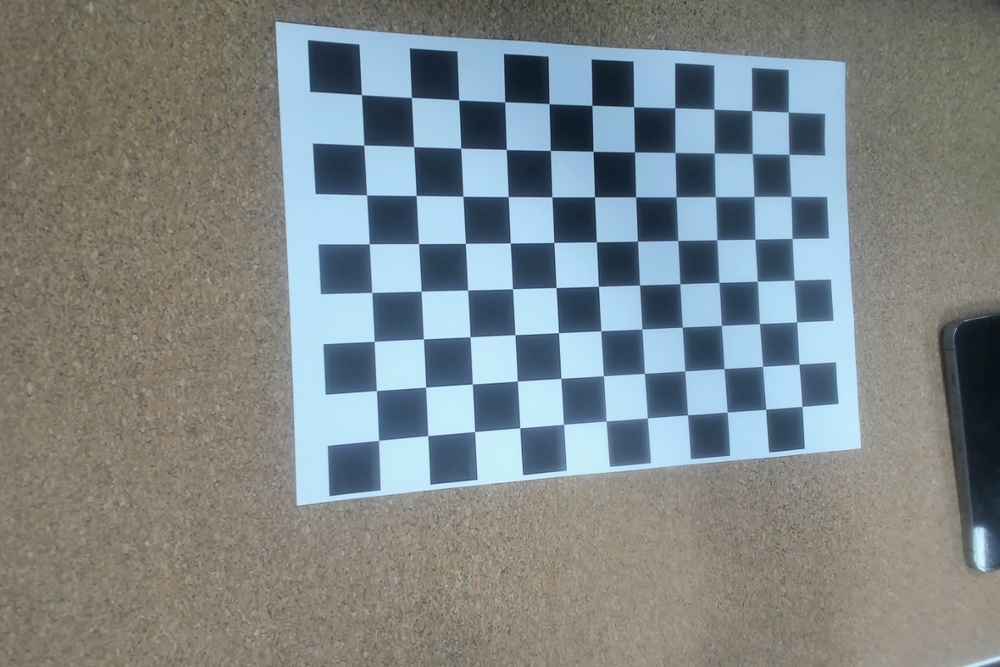
#> input picture img/img_0.jpg, 1000 x 667 px, shrunk from 1440 x 960 before the run; its folder holds only this picture in this run
$ python calibration_IR.py
#> lines starting #> are read from the running program, lines starting #| are printed output that depends on the picture; after the words box and inside, x2 and y2 are one past the last pixel; in counts of white or black regions, pixels touching at a corner belong together; long printed decimals are rounded
import os
import cv2 as cv
import numpy as np
import glob


CORNER_SHAPE = (11, 8)
SIZE_PER_GRID = 0.02

def calibrationSingle(imgDir):
#> called with imgDir = './img'
    width, height = CORNER_SHAPE
    cornerPointInt = np.zeros((width * height, 3), np.float32)
    cornerPointInt[:,:2] = np.mgrid[0:width, 0:height].T.reshape(-1, 2)
    cornerWorld = cornerPointInt * SIZE_PER_GRID

    objPoints = []
    imgPoints = []
    images = os.listdir(imgDir)
    for imgName in images:
        img = cv.imread(imgDir + '/' + imgName)
#> img is the input picture: shape (667, 1000, 3); mean B, G, R 136.1, 134.5, 126.5
        imgGray = cv.cvtColor(img, cv.COLOR_BGR2GRAY)
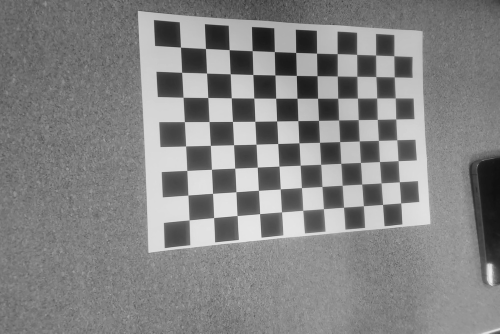
#> imgGray: shape (667, 1000) (shown at 1/2 size); min 15, max 238, mean 132.3
        ret, cornerPointImage = cv.findChessboardCorners(imgGray, (width, height), None)
#> ret = True; cornerPointImage = 88 rows, first 8: [361.4, 94.62], [411.4, 97.43], [458.7, 99.87], [504.7, 101.8], [549, 103.6], [591.9, 105.3], [633.6, 106.7], [674.8, 107.7]
        if ret:
            objPoints.append(cornerWorld)
            imgPoints.append(cornerPointImage)
            cv.drawChessboardCorners(img, (width, height), cornerPointImage, ret)
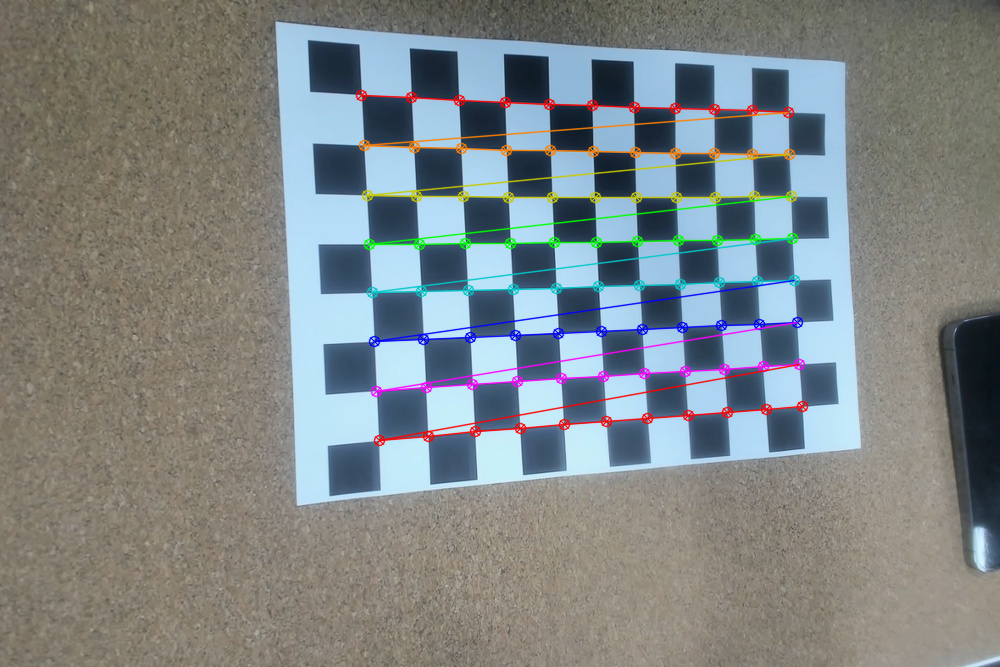
#> img: shape (667, 1000, 3); 3.86% of pixels changed, all inside (x1, y1, x2, y2) = (355, 89, 809, 447)
            cv.imshow('Corners', img)
            cv.waitKey(1)
    cv.destroyAllWindows()

    ret, matInter, coeDis, vRot, vTrans = cv.calibrateCamera(objPoints, imgPoints, imgGray.shape[::-1], None, None)
#> ret = 2.07; matInter = [[13834.1, 0, 560.5], [0, 40519.5, 236.7], [0, 0, 1]]; coeDis = [[54.64, -1007.4, -0.169, -1.93, -8.53]]; vRot = ([-1.2, -0.044, -0.0348],); vTrans = ([-0.0851, -0.0205, 6.46],)
    print(('ret:'), ret)
#| ret: 2.075
    print(('internal matrix:\n'), matInter)
#| internal matrix:
#|  [[1.38340726e+04 0.00000000e+00 5.60459142e+02]
#|  [0.00000000e+00 4.05195091e+04 2.36682239e+02]
#|  [0.00000000e+00 0.00000000e+00 1.00000000e+00]]
    print(('distortion coefficients:\n'), coeDis)
#| distortion coefficients:
#|  [[ 5.46389204e+01 -1.00739692e+03 -1.68761607e-01 -1.92786233e+00
#|   -8.52531803e+00]]
    print(('rotation vectors:\n'), vRot)
#| rotation vectors:
#|  (array([[-1.203],
#|        [-0.04396],
#|        [-0.03476]]),)
    print(('transformation vectors:\n'), vTrans)
#| transformation vectors:
#|  (array([[-0.08512],
#|        [-0.02046],
#|        [ 6.459 ]]),)

    total_error = 0
    for i in range(len(objPoints)):
        imgPointsRepo, _ = cv.projectPoints(objPoints[i], vRot[i], vTrans[i], matInter, coeDis)
        error = cv.norm(imgPoints[i], imgPointsRepo, cv.NORM_L2) / len(imgPointsRepo)
        total_error += error
#> this loop made 1 pass
#> (error, total_error) on pass 1: (0.221, 0.221)
#> after the loop, total_error = 0.221
    print('Average error of repro:', total_error / len(objPoints))
#| Average error of repro: 0.2212

    return matInter, coeDis

def deDistortion(imgDir, saveDir, matInter, coeDis):
    images = os.listdir(imgDir)
    for imgName in images:
        img = cv.imread(imgDir + '/' + imgName)
        width, height = img.shape[:2]
        imgNew, roi = cv.getOptimalNewCameraMatrix(matInter, coeDis, (width, height), 0, (width, height))
        dst = cv.undistort(img, matInter, coeDis, None, imgNew)
        # x, y, width, height = roi
        # dst = dst[y:y + height, x:x + width]
        cv.imwrite(saveDir + os.sep + imgName, dst)
    print('Successfully Save')

if __name__ == '__main__':
    imgDir = "./img"
    matInter, coeDis = calibrationSingle(imgDir)
#> coeDis = [[54.64, -1007.4, -0.169, -1.93, -8.53]]
    saveDir = "./imgSave"
    if (not os.path.exists(saveDir)):
        os.makedirs(saveDir)
    deDistortion(imgDir, saveDir, matInter, coeDis)
#> in deDistortion, `imgNew, roi = cv.getOptimalNewCameraMatrix(matInter, coeDis, (width, h..`: imgNew = [[16726.5, 0, 532.7], [0, 48184, 229.1], [0, 0, 1]]; roi = (0, 0, 666, 999)
#> in deDistortion, `dst = cv.undistort(img, matInter, coeDis, None, imgNew)`:
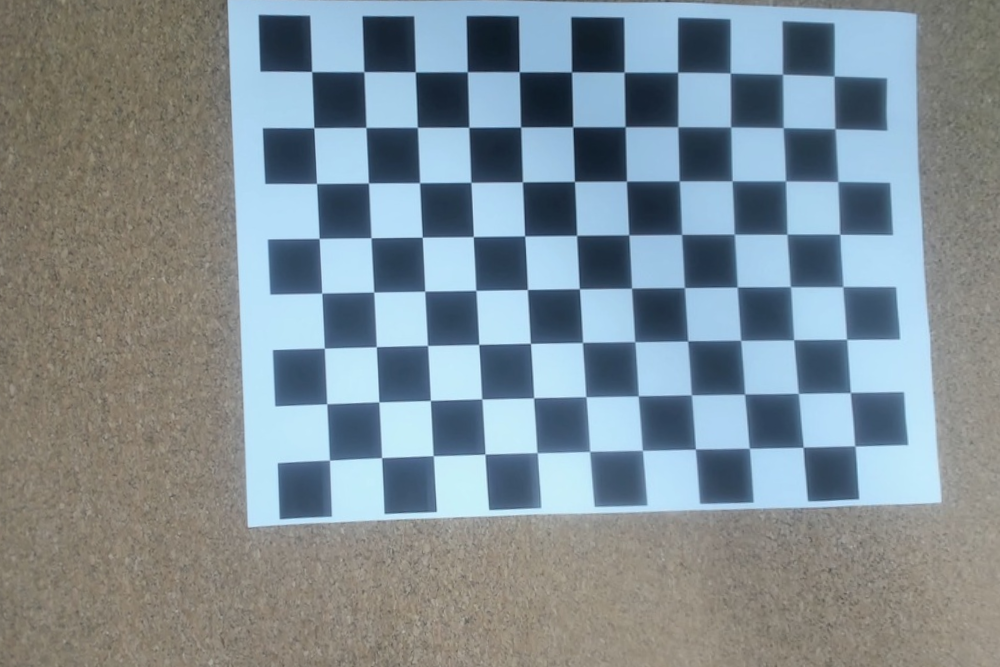
#> dst: shape (667, 1000, 3); mean B, G, R 148.4, 141.2, 127.7

$ run again, on img/img_12.jpg
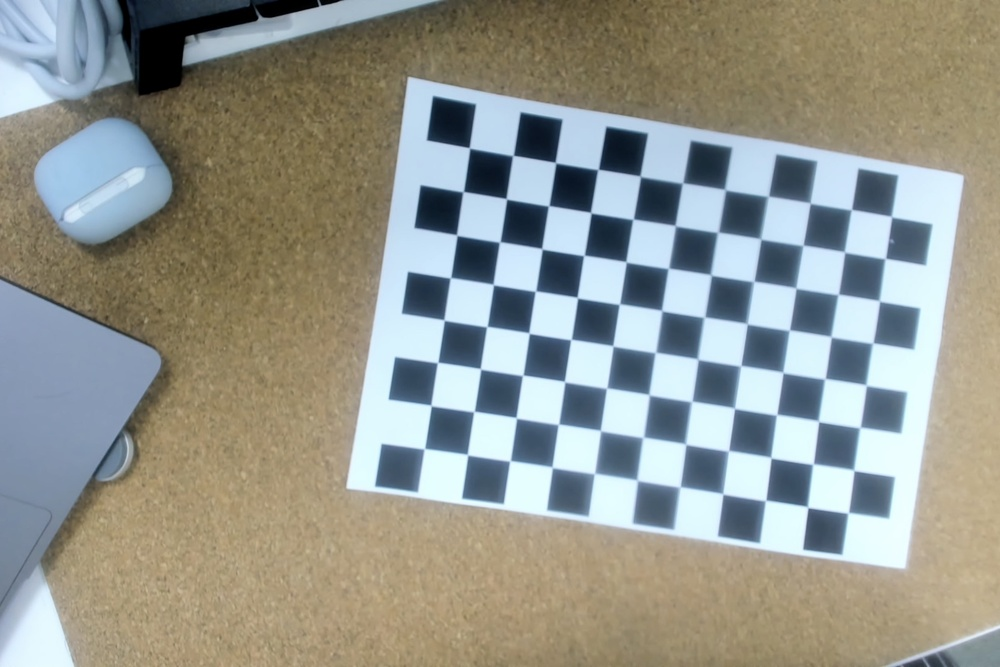
#> input picture img/img_12.jpg, 1000 x 667 px, shrunk from 1977 x 1318 before the run
#> in calibrationSingle, img is the input picture: shape (667, 1000, 3); mean B, G, R 142.3, 150.3, 147.8
#> in calibrationSingle, `imgGray = cv.cvtColor(img, cv.COLOR_BGR2GRAY)`:
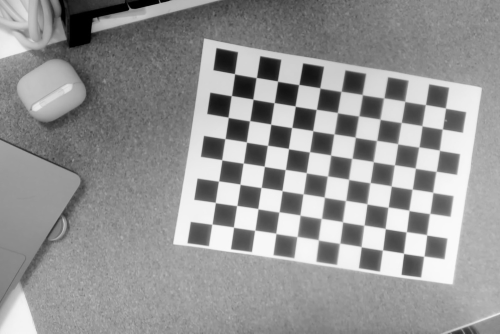
#> imgGray: shape (667, 1000) (shown at 1/2 size); min 0, max 251, mean 148.6
#> in calibrationSingle, `ret, cornerPointImage = cv.findChessboardCorners(imgGray, (width, heig..`: ret = True; cornerPointImage = 88 rows, first 8: [469.1, 147.6], [513.3, 155.3], [555.2, 162.3], [598.5, 169.2], [639.7, 175.5], [682.9, 182.6], [725.4, 189.8], [769, 196]
#> img: shape (667, 1000, 3); 3.86% of pixels changed, all inside (x1, y1, x2, y2) = (419, 142, 899, 520)
#> in calibrationSingle, `ret, matInter, coeDis, vRot, vTrans = cv.calibrateCamera(objPoints, im..`: ret = 1.01; matInter = [[19465.2, 0, 301], [0, 20231.4, 264.5], [0, 0, 1]]; coeDis = [[-8.59, 0.024, 0.134, 0.0572, 4.22e-05]]; vRot = ([0.272, -0.0211, 0.149],); vTrans = ([0.0784, -0.0515, 9.04],)
#| ret: 1.007
#| internal matrix:
#|  [[1.94651737e+04 0.00000000e+00 3.00998605e+02]
#|  [0.00000000e+00 2.02313812e+04 2.64497808e+02]
#|  [0.00000000e+00 0.00000000e+00 1.00000000e+00]]
#| distortion coefficients:
#|  [[-8.58993079e+00  2.39861213e-02  1.34248410e-01  5.71890910e-02
#|    4.21580065e-05]]
#| rotation vectors:
#|  (array([[ 0.2717  ],
#|        [-0.02106],
#|        [ 0.1489]]),)
#| transformation vectors:
#|  (array([[ 0.07838],
#|        [-0.05147],
#|        [ 9.038]]),)
#> the loop in calibrationSingle, `for i in range(len(objPoints)):` made 1 pass
#> (error, total_error) on pass 1: (0.107, 0.107)
#> after the loop in calibrationSingle, `for i in range(len(objPoints)):`: total_error = 0.107
#| Average error of repro: 0.1074
#> `matInter, coeDis = calibrationSingle(imgDir)`: coeDis = [[-8.59, 0.024, 0.134, 0.0572, 4.22e-05]]
#> imgNew = [[19473.2, 0, 302.1], [0, 20254.6, 266.6], [0, 0, 1]]; roi = (0, 0, 666, 999)
#> in deDistortion, `dst = cv.undistort(img, matInter, coeDis, None, imgNew)`:
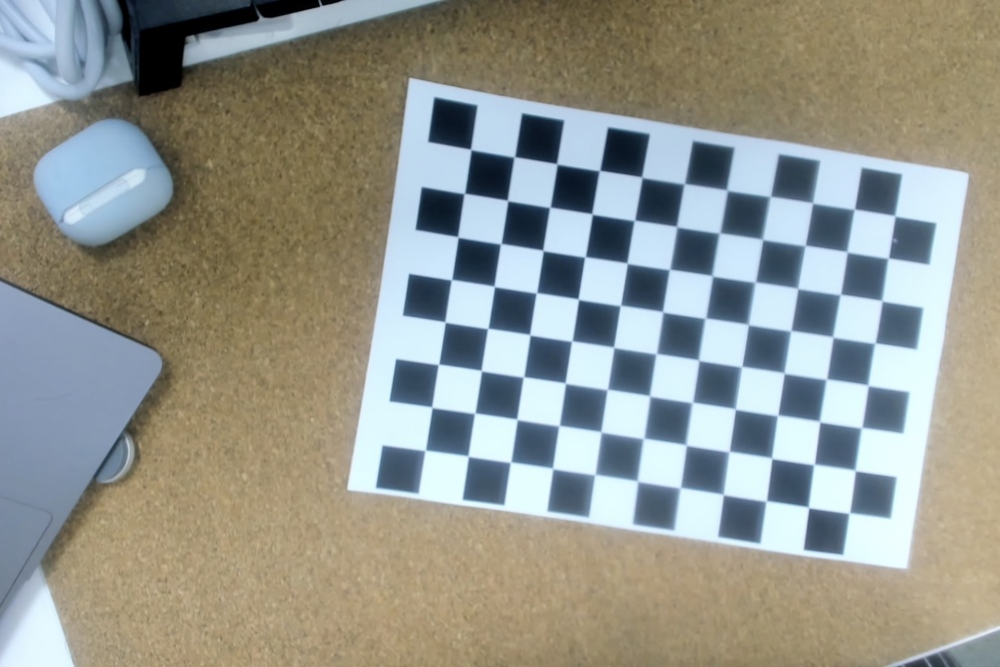
#> dst: shape (667, 1000, 3); mean B, G, R 142.3, 150.2, 147.6

$ run again, on img/img_13.jpg
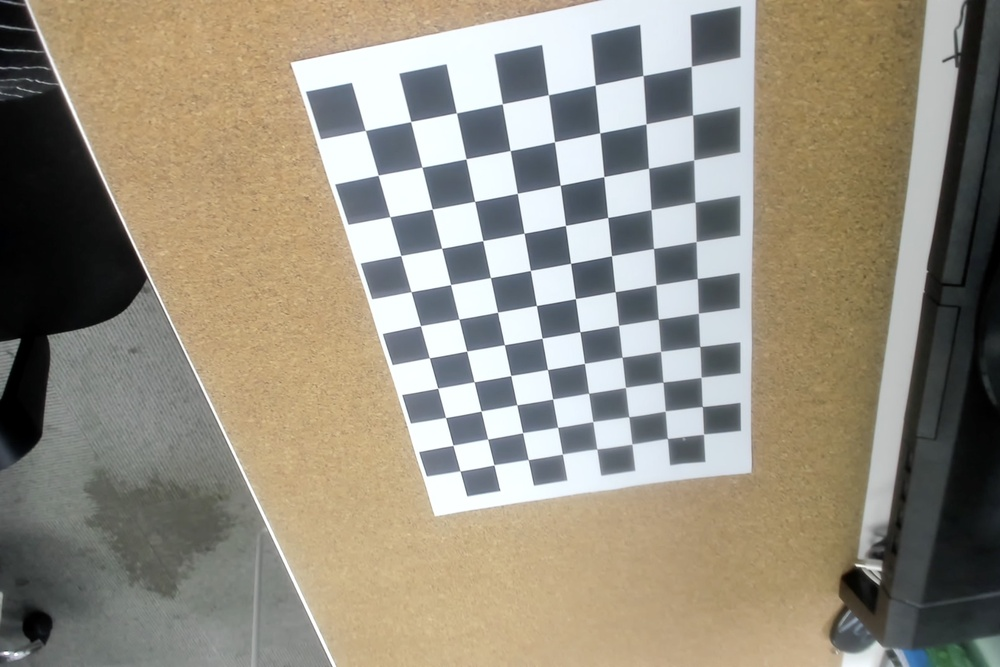
#> input picture img/img_13.jpg, 1000 x 667 px, shrunk from 1977 x 1318 before the run
#> in calibrationSingle, img is the input picture: shape (667, 1000, 3); mean B, G, R 127.2, 142.3, 149.1
#> in calibrationSingle, `imgGray = cv.cvtColor(img, cv.COLOR_BGR2GRAY)`:
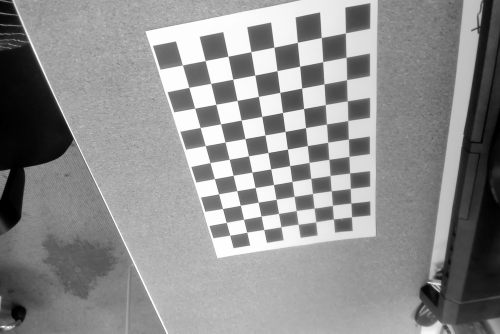
#> imgGray: shape (667, 1000) (shown at 1/2 size); min 0, max 255, mean 142.5
#> in calibrationSingle, `ret, cornerPointImage = cv.findChessboardCorners(imgGray, (width, heig..`: ret = True; cornerPointImage = 88 rows, first 8: [691.2, 66.34], [692.6, 115], [693.7, 159.9], [695, 202.2], [696.1, 241.6], [692, 273], [694, 321], [699.8, 346.5]
#> img: shape (667, 1000, 3); 3.37% of pixels changed, all inside (x1, y1, x2, y2) = (359, 60, 711, 478)
#> in calibrationSingle, `ret, matInter, coeDis, vRot, vTrans = cv.calibrateCamera(objPoints, im..`: ret = 1.29; matInter = [[972.1, 0, 534.8], [0, 1329.1, 312.9], [0, 0, 1]]; coeDis = [[0.634, -5.28, 0.0245, 0.0101, 13.74]]; vRot = ([0.695, -0.649, 1.3],); vTrans = ([0.0649, -0.0756, 0.411],)
#| ret: 1.289
#| internal matrix:
#|  [[9.72071675e+02 0.00000000e+00 5.34760709e+02]
#|  [0.00000000e+00 1.32908721e+03 3.12932468e+02]
#|  [0.00000000e+00 0.00000000e+00 1.00000000e+00]]
#| distortion coefficients:
#|  [[ 6.34197573e-01 -5.27561128e+00  2.44909263e-02  1.00976980e-02
#|    1.37366032e+01]]
#| rotation vectors:
#|  (array([[ 0.6945  ],
#|        [-0.6488],
#|        [ 1.305]]),)
#| transformation vectors:
#|  (array([[ 0.06492],
#|        [-0.07559],
#|        [ 0.4108]]),)
#> the loop in calibrationSingle, `for i in range(len(objPoints)):` made 1 pass
#> (error, total_error) on pass 1: (0.137, 0.137)
#> after the loop in calibrationSingle, `for i in range(len(objPoints)):`: total_error = 0.137
#| Average error of repro: 0.1374
#> `matInter, coeDis = calibrationSingle(imgDir)`: matInter = [[972.1, 0, 534.8], [0, 1329.1, 312.9], [0, 0, 1]]; coeDis = [[0.634, -5.28, 0.0245, 0.0101, 13.74]]
#> imgNew = [[1645.6, 0, 461.5], [0, 2099.9, 466], [0, 0, 1]]; roi = (0, 0, 666, 999)
#> in deDistortion, `dst = cv.undistort(img, matInter, coeDis, None, imgNew)`:
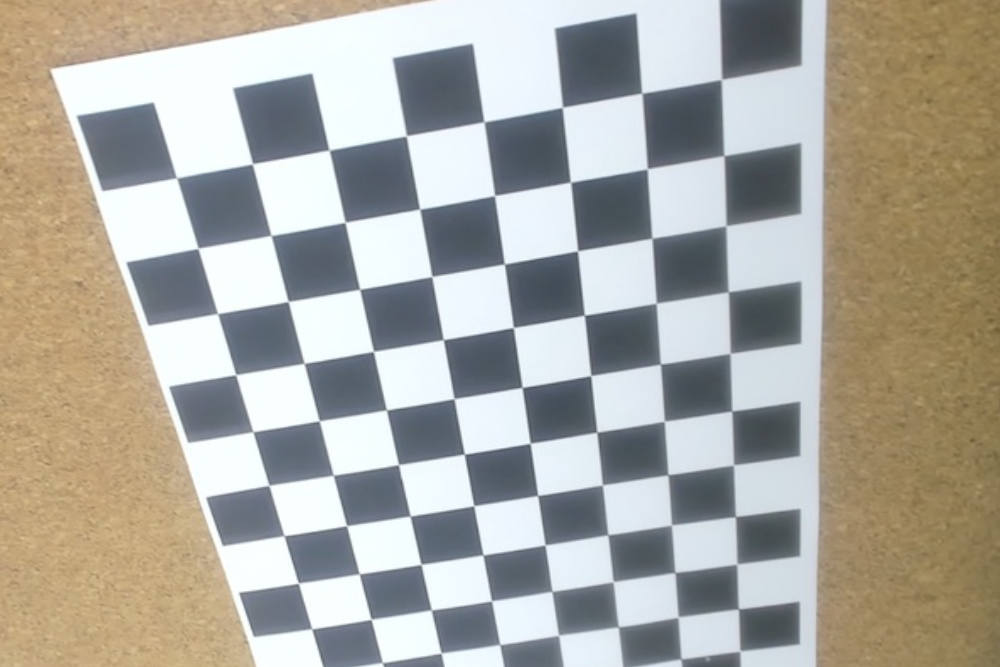
#> dst: shape (667, 1000, 3); mean B, G, R 159.4, 168.1, 170.7
